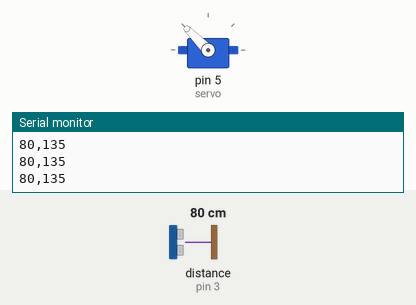
The sketch below on a simulated Arduino Uno, built with avr-gcc and run on an emulated ATmega328P. Parts: servo, the last lines printed to the serial monitor. Wiring (inferred from the names in the program): ultrasonic range finder: trigger pin 2; echo pin 3. The inputs (shaded band) are chosen by the test bench; at power-on: distance to the obstacle (sensor on pin 3) 80 cm. The echo pulse lasts 58.3 µs per cm.

Above: at 1.2 s.
1.3 s: distance to the obstacle (sensor on pin 3) set to 9 cm
At 2.3 s:
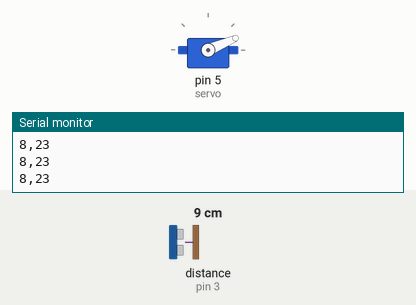
4.3 s: distance to the obstacle (sensor on pin 3) set to 35 cm
5.8 s: distance to the obstacle (sensor on pin 3) set to 2 cm
At 6.9 s:
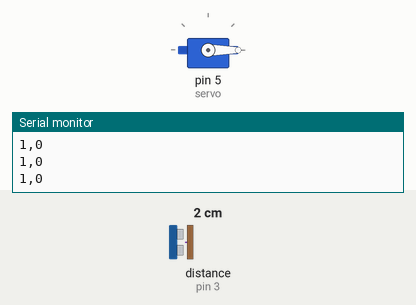
7.4 s: distance to the obstacle (sensor on pin 3) set to 18 cm
At 8.5 s:
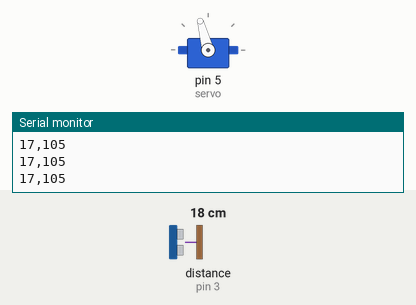
10.4 s: distance to the obstacle (sensor on pin 3) set to 60 cm
Timing chart, 0 to 12.9 s (numbered marks = the images above; inputs shaded):
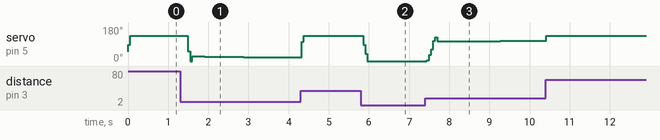

Measured:
- after the input at 1.3 s, servo on pin 5 (servo): moves from 135° to 19° over 2.4 s, starting after 0.19 s
- after the input at 5.8 s, servo on pin 5 (servo): 135° → 0° after 0.06 s
- after the input at 7.4 s, servo on pin 5 (servo): 0° → 105° at once, → 106° 1.8 s later

The sketch:

pid_ball_balancer.ino
```cpp
#include <Servo.h>

Servo servo;
#define trig 2
#define echo 3

#define kp 19
#define ki 0.03
#define kd 15

double priError = 0;
double toError = 0;

#define SMOOTHING_WINDOW 5
int distBuffer[SMOOTHING_WINDOW];
int idx = 0;

void setup() {
  pinMode(trig, OUTPUT);
  pinMode(echo, INPUT);
  servo.attach(5);
  Serial.begin(9600);
  servo.write(50);

  // Inisialisasi buffer smoothing
  for (int i = 0; i < SMOOTHING_WINDOW; i++) {
    distBuffer[i] = 0;
  }
}

void loop() {
  int rawDist = distance();
  distBuffer[idx] = rawDist;
  idx = (idx + 1) % SMOOTHING_WINDOW;

  // Hitung rata-rata (moving average)
  int smoothDist = 0;
  for (int i = 0; i < SMOOTHING_WINDOW; i++) {
    smoothDist += distBuffer[i];
  }
  smoothDist /= SMOOTHING_WINDOW;

  PID_with_smooth(smoothDist);

  delay(50); // delay 50 ms supaya sampling rate ~20 Hz
}

long distance() {
  digitalWrite(trig, LOW);
  delayMicroseconds(4);
  digitalWrite(trig, HIGH);
  delayMicroseconds(10);
  digitalWrite(trig, LOW);

  long t = pulseIn(echo, HIGH);
  long cm = t / 29 / 2;
  return cm;
}

void PID_with_smooth(int dis) {
  int setP = 15;
  double error = setP - dis;

  double Pvalue = error * kp;
  double Ivalue = toError * ki;
  double Dvalue = (error - priError) * kd;

  double PIDvalue = Pvalue + Ivalue + Dvalue;
  priError = error;
  toError += error;

  int Fvalue = (int)PIDvalue;
  Fvalue = map(Fvalue, -135, 135, 135, 0);
  Fvalue = constrain(Fvalue, 0, 135);

  servo.write(Fvalue);

  // Kirim data smooth ke MATLAB
  Serial.print(dis);
  Serial.print(",");
  Serial.println(Fvalue);
}
```
